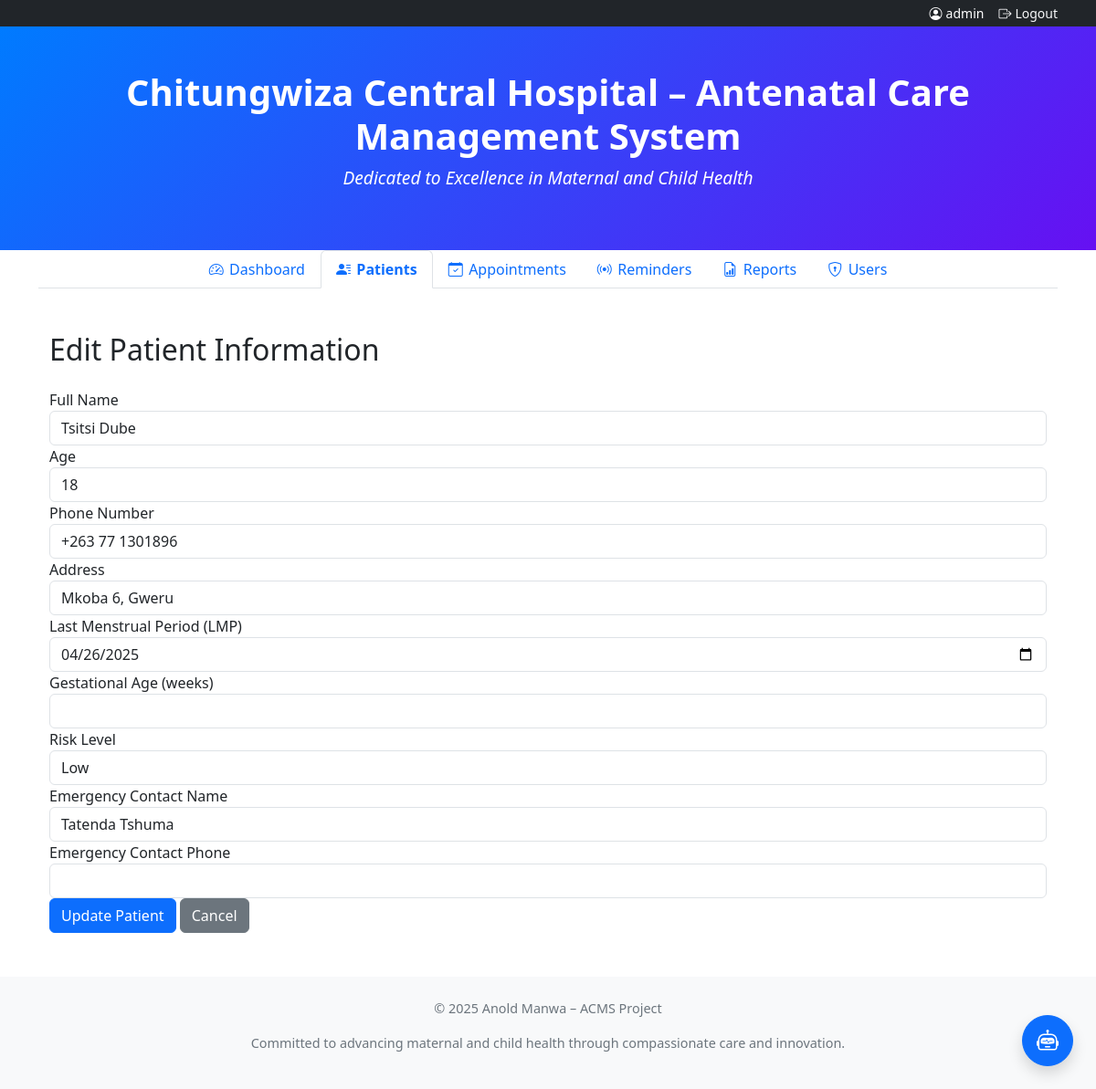
The app's page /patients/edit/1 (signed in) with its own data.
### app/models.py (models this page shows, shortened)
class User(UserMixin, db.Model):
    __tablename__ = 'users'
    id = db.Column(db.Integer, primary_key=True)
    username = db.Column(db.String(150), unique=True, nullable=False)
    email = db.Column(db.String(120), unique=True, nullable=False)
    pw_hash = db.Column(db.String(255), nullable=False)
    roles = db.relationship('Role', secondary=user_roles, backref=db.backref('users', lazy='dynamic'))
    def has_role(self, role_name):
        return any(role.name == role_name for role in self.roles)

class Patient(db.Model):
    __tablename__ = 'patients'
    id = db.Column(db.Integer, primary_key=True)
    name = db.Column(db.String(150), nullable=False)
    age = db.Column(db.Integer, nullable=False)
    phone = db.Column(db.String(20), nullable=False)
    address = db.Column(db.String(200))
    lmp_date = db.Column(db.Date, nullable=False)
    emergency_contact_name = db.Column(db.String(150))
    emergency_contact_phone = db.Column(db.String(20))
    gestational_age = db.Column(db.Float)
    risk_level = db.Column(db.String(50))
    visit_count = db.Column(db.Integer, default=0)
    next_appointment = db.Column(db.Date)

### app/routes/patients.py (the view, shortened to what this page needs)
@patients_bp.route('/patients/edit/<int:patient_id>', methods=['GET', 'POST'])
@login_required
def edit_patient(patient_id):
    patient = Patient.query.get_or_404(patient_id)
    return render_template('edit_patient.html', patient=patient)

### app/utils/utils.py (called while the page is built)
def generate_key_stats(total_patients=0, completion_rate=0, monthly_visits=0, sms_engagement=0):
    return {
        "total_patients": total_patients,
        "completion_rate": round(completion_rate, 1),  # rounded to 1 decimal place
        "monthly_visits": monthly_visits,
        "sms_engagement": sms_engagement,
    }

### app/templates/edit_patient.html (shortened to what this page needs)
{% extends 'layout.html' %}
{% block content %}
<div class="container mt-4">
    <h2>Edit Patient Information</h2>
    <form method="POST" class="mt-4">
        <div class="form-group">
            <label>Full Name</label>
            <input name="name" value="{{ patient.name }}" class="form-control" required>
        </div>
        <div class="form-group">
            <label>Age</label>
            <input name="age" type="number" value="{{ patient.age }}" class="form-control" required>
        </div>
        <div class="form-group">
            <label>Phone Number</label>
            <input name="phone" value="{{ patient.phone }}" class="form-control" required>
        </div>
        <div class="form-group">
            <label>Address</label>
            <input name="address" value="{{ patient.address }}" class="form-control">
        </div>
        <div class="form-group">
            <label>Last Menstrual Period (LMP)</label>
            <input name="last_menstrual_period" type="date" value="{{ patient.lmp_date }}" class="form-control">
        </div>
        <div class="form-group">
            <label>Gestational Age (weeks)</label>
            <input name="gestational_age" type="number" value="{{ patient.gestational_age }}" class="form-control">
        </div>
        <div class="form-group">
            <label>Risk Level</label>
            <select name="risk_level" class="form-control">
                <option value="Low" {% if patient.risk_level == 'Low' %}selected{% endif %}>Low</option>
            </select>
        </div>
        <div class="form-group">
            <label>Emergency Contact Name</label>
            <input name="emergency_contact" value="{{ patient.emergency_contact_name }}" class="form-control">
        </div>
        <div class="form-group">
            <label>Emergency Contact Phone</label>
            <input name="emergency_phone" value="{{ patient.emergency_contactphone }}" class="form-control">
        </div>
        <button type="submit" class="btn btn-primary">Update Patient</button>
        <a href="{{ url_for('patients.patients') }}" class="btn btn-secondary ml-2">Cancel</a>
    </form>
</div>
{% endblock %}

### app/templates/layout.html (shortened to what this page needs)
<!DOCTYPE html>
<html lang="en">
<head>
  <link href="https://cdn.jsdelivr.net/npm/bootstrap@5.3.0/dist/css/bootstrap.min.css" rel="stylesheet">
  <link href="https://cdn.jsdelivr.net/npm/bootstrap-icons@1.10.5/font/bootstrap-icons.css" rel="stylesheet">
</head>
<body class="d-flex flex-column min-vh-100">
  {% if current_user.is_authenticated %}
  <div class="bg-dark text-white small py-1">
    <div class="container d-flex justify-content-end">
      <span class="me-3"><i class="bi bi-person-circle me-1"></i>{{ current_user.username }}</span>
      <a href="{{ url_for('auth.logout') }}" class="link-light text-decoration-none">
        <i class="bi bi-box-arrow-right me-1"></i>Logout
      </a>
    </div>
  </div>
  {% endif %}
  <header class="hero-banner" role="banner">
    <h1 tabindex="0">Chitungwiza Central Hospital – Antenatal Care Management System</h1>
    <p>Dedicated to Excellence in Maternal and Child Health</p>
  </header>
  <nav class="container" aria-label="Main Navigation">
    <ul class="nav nav-tabs justify-content-center mb-4" role="tablist">
      <li class="nav-item" role="presentation">
        <a class="nav-link {% if request.endpoint.startswith('dashboard.') %}active{% endif %}"
           href="{{ url_for('dashboard.dashboard_view') }}" role="tab"
           aria-selected="{{ 'true' if request.endpoint.startswith('dashboard.') else 'false' }}">
          <i class="bi bi-speedometer2" aria-hidden="true"></i> Dashboard
        </a>
      </li>
      <li class="nav-item" role="presentation">
        <a class="nav-link {% if request.endpoint.startswith('patients') %}active{% endif %}"
           href="{{ url_for('patients.patients') }}" role="tab"
           aria-selected="{{ 'true' if request.endpoint.startswith('patients') else 'false' }}">
          <i class="bi bi-person-lines-fill" aria-hidden="true"></i> Patients
        </a>
      </li>
      <li class="nav-item" role="presentation">
        <a class="nav-link {% if request.endpoint.startswith('appointments') %}active{% endif %}"
           href="{{ url_for('appointments.appointments') }}" role="tab"
           aria-selected="{{ 'true' if request.endpoint.startswith('appointments') else 'false' }}">
          <i class="bi bi-calendar-check" aria-hidden="true"></i> Appointments
        </a>
      </li>
      {% if current_user.has_role('Admin') or current_user.has_role('DataOfficer') or current_user.has_role('Clinician') %}
      <li class="nav-item" role="presentation">
        <a class="nav-link {% if request.endpoint.startswith('reminders') %}active{% endif %}"
          href="{{ url_for('reminders.simulate') }}" role="tab">
          <i class="bi bi-broadcast"></i> Reminders
        </a>
      </li>
      {% endif %}
      <li class="nav-item" role="presentation">
        {% if current_user.is_authenticated %}
          <a href="{{ url_for('reports.index') }}"
            class="nav-link {% if request.endpoint.startswith('reports') %}active{% endif %}"
            role="tab">
            <i class="bi bi-file-earmark-bar-graph"></i> Reports
          </a>
        {% else %}
          <a href="#" class="nav-link disabled" tabindex="-1" aria-disabled="true">
            <i class="bi bi-file-earmark-bar-graph"></i> Reports
          </a>
        {% endif %}
      </li>
      {% if current_user.is_authenticated and current_user.has_role('Admin') %}
      <li class="nav-item" role="presentation">
          <a href="{{ url_for('admin.list_users') }}"
            class="nav-link {% if request.endpoint.startswith('admin') %}active{% endif %}">
            <i class="bi bi-shield-lock"></i> Users
          </a>
      </li>
      {% endif %}
    </ul>
  </nav>
  <main class="container mb-5" tabindex="-1">
    {% block content %}{% endblock %}
  </main>
  <footer>
    <p>&copy; 2025 Anold Manwa – ACMS Project</p>
    <p>Committed to advancing maternal and child health through compassionate care and innovation.</p>
  </footer>
  <a id="chatBtn" class="btn btn-outline-primary rounded-circle shadow"
    style="position: fixed; bottom: 25px; right: 25px; width: 56px; height: 56px;
    display: flex; align-items: center; justify-content: center; z-index: 1040;"
    onclick="toggleChatbot()" title="Open Chatbot">
    <i class="bi bi-robot fs-4"></i>
  </a>
</body>
</html>

### app/templates/layout.html (style rules this page uses)
header.hero-banner { background:linear-gradient(135deg,#007bff,#6610f2); color:#fff;padding:3rem 1rem;text-align:center }
header.hero-banner h1 { font-weight:700;font-size:2.5rem }
header.hero-banner p { font-size:1.2rem;font-style:italic;margin-top:.5rem }
.nav-tabs .nav-link { display:flex;align-items:center;gap:.4rem }
.nav-tabs .nav-link.active { font-weight:600;color:#0d6efd }
footer { background:#f8f9fa;padding:1.5rem 1rem;text-align:center; font-size:.9rem;color:#6c757d }
#chatBtn { position:fixed;bottom:25px;right:25px;z-index:1030; width:56px;height:56px;border-radius:50%; background:#0d6efd;color:#fff;display:flex; align-items:center;justify-content:center; font-size:1.4rem;box-shadow:0 0 10px rgba(0,0,0,.3) }

### records on screen
User: username "admin"
Patient: name "Tsitsi Dube", age "18", phone "+263 77 1301896", address "Mkoba 6, Gweru", last_menstrual_period "04/26/2025", emergency_contact "Tatenda Tshuma"
